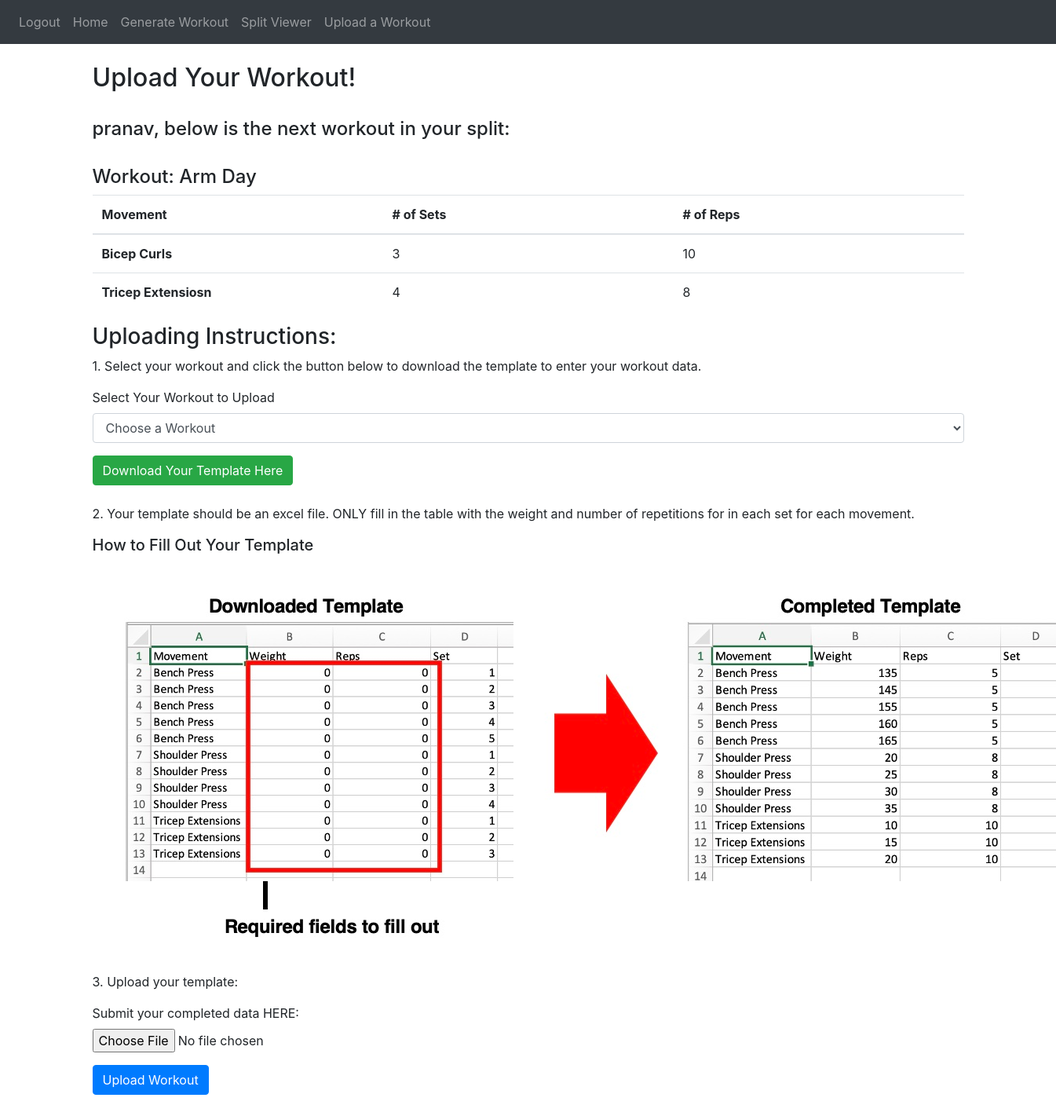
/upload-workout (signed in), run on the app's committed database.
### website/models.py (models this page shows, shortened)
class User(db.Model, UserMixin):
    id = db.Column(db.Integer, primary_key = True)
    email = db.Column(db.String(150), unique = True)
    password = db.Column(db.String(150))
    first_name = db.Column(db.String(150))
    notes = db.relationship('Note')
    workouts = db.relationship('Workout')
    splits = db.relationship('Split')
    def get_active_split(self):
        for split in self.splits:
            if split.is_active:
                return split
        return None

class Split(db.Model):
    id = db.Column(db.Integer, primary_key=True)
    split_name = db.Column(db.String(10000))
    is_active = db.Column(db.Boolean)
    user_id = db.Column(db.Integer, db.ForeignKey('user.id'))
    next_workout_ind = db.Column(db.Integer)
    order = db.Column(JSON)
    def get_curr_workout(self):
        return Workout.query.filter_by(id = self.order[0]).first()

class Workout(db.Model):
    id = db.Column(db.Integer, primary_key=True)
    workout_name = db.Column(db.String(10000))
    num_movements = db.Column(db.Integer)
    movements = db.relationship('Movement', backref='workout', lazy=True)
    splits = db.relationship('Split', secondary=split_workout, backref=db.backref('workouts', lazy='dynamic'))
    user_id = db.Column(db.Integer, db.ForeignKey('user.id'))

class Movement(db.Model):
    id = db.Column(db.Integer, primary_key=True)
    mov_name = db.Column(db.String(100))
    reps = db.Column(db.Integer)
    sets = db.Column(db.Integer)
    workout_id = db.Column(db.Integer, db.ForeignKey('workout.id'))

### website/upload_workout.py (the view, shortened to what this page needs)
@upload_workout.route('/upload-workout', methods=['GET', 'POST'])
@login_required
def upload():
    return render_template("upload_workout.html", user=current_user)

### website/templates/upload_workout.html (shortened to what this page needs)
{% extends "base.html" %} {% block title %} Split Viewer {% endblock %}
{%block content%}
    <br />
    <h2> Upload Your Workout! </h2>
    <br />
    <h4> {{user.first_name}}, below is the next workout in your split:</h4>
    <br />
    <h4> Workout: {{user.get_active_split().get_curr_workout().workout_name}}</h4>
    <table class="table">
        <thead>
            <tr>
                <th scope="col">Movement</th>
                <th scope="col"># of Sets</th>
                <th scope="col"># of Reps</th>
            </tr>
        </thead>
        <tbody>
            {% for mov in user.get_active_split().get_curr_workout().movements %}
                <tr>
                    <th scope="row">{{mov.mov_name}}</th>
                    <td>{{mov.sets}}</td>
                    <td>{{mov.reps}}</td>
                </tr>
            {% endfor %}
        </tbody>
    </table>
    <h3>Uploading Instructions:</h3>
    <p>1. Select your workout and click the button below to download the template to enter your workout data.</p>
    <div class="downloadWorkout">
        <form method='POST' action="{{ url_for('upload_workout.download_template') }}">
            <div class="form-group">
                <label for="workout_name">Select Your Workout to Upload</label>
                <select class="form-control" id="workout_name" name="workout_name">
                    <option value="" selected disabled>Choose a Workout</option>
                </select>
            </div>
            <button type="submit" class="btn btn-success">Download Your Template Here</button>
        </form>
    </div>
    <br />
    <p>2. Your template should be an excel file. ONLY fill in the table with the weight and number of repetitions for in each set for each movement.</p>
    <h5>How to Fill Out Your Template</h5>
    <img src="{{ url_for('static', filename='images/template_instructions.jpg') }}" class="rounded float-left" alt="Template Instructions">
    <p>3. Upload your template:</p>
    <form method="POST" enctype="multipart/form-data">
        <div class="form-group">
          <label for="submitWorkoutData">Submit your completed data HERE:</label>
          <input type="file" class="form-control-file" id="userUploadedWorkoutData" name="userUploadedWorkoutData" required>
        </div>
        <button class = "btn btn-primary" id="submitWorkoutData" type="submit">Upload Workout</button>
    </form>
    <br />
    <br />
{% endblock %}

### website/templates/base.html (shortened to what this page needs)
<!DOCTYPE html>
<html>
    <head>
        <link
            rel="stylesheet"
            href="https://stackpath.bootstrapcdn.com/bootstrap/4.4.1/css/bootstrap.min.css"
        />
        <link
            rel="stylesheet"
            href="https://stackpath.bootstrapcdn.com/font-awesome/4.7.0/css/font-awesome.min.css"
        />
        <link
        rel="stylesheet"
        href="https://stackpath.bootstrapcdn.com/bootstrap/4.4.1/css/bootstrap.min.css"
        />
    </head>
    <body>
        <nav class = "navbar navbar-expand-lg navbar-dark bg-dark">
            <div class = "collapse navbar-collapse" id = "navbar">
                <div class = "navbar-nav">
                    {% if user.is_authenticated %}
                        <a class = "nav-item nav-link" id = "logout" href = "/logout">Logout</a>
                        <a class = "nav-item nav-link" id = "home" href = "/">Home</a>
                        <a class = "nav-item nav-link" id = "splits" href = "/splits">Generate Workout</a>
                        <a class = "nav-item nav-link" id = "splitViewer" href = "/split-viewer">Split Viewer</a>
                        <a class = "nav-item nav-link" id = "uploadWorkout" href = "/upload-workout">Upload a Workout</a>
                    {% else %}
                        <a class = "nav-item nav-link" id = "login" href = "/login">Login</a>
                        <a class = "nav-item nav-link" id = "signUp" href = "/sign-up">Sign Up</a>
                    {% endif %}
                </div>
            </div>
        </nav>
        <div class = "container">
            {%block content%}
            {% endblock %}
        </div>
    </body>
</html>

### website/templates/upload_workout.html (style rules this page uses)
.table th, .table td { width: 33.33%; }

### data on the page
User: first_name "pranav"
Split: get_active_split "Arm Day"
Movement: mov_name "Bicep Curls", sets "3", reps "10"
Movement: mov_name "Tricep Extensiosn", sets "4", reps "8"
